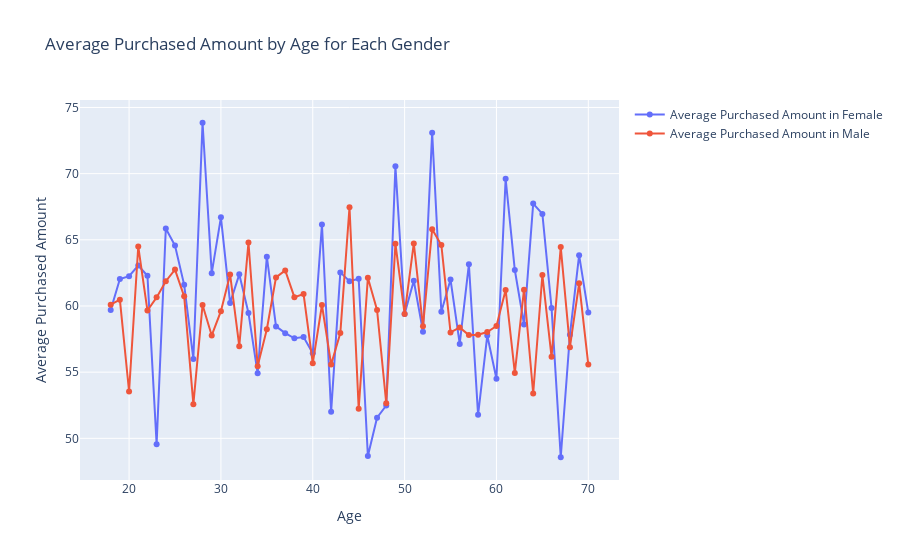

Notebook cell for this chart:
### Code cell
# Python
import plotly.graph_objects as go

# Define the genders
Genders = ["Female", "Male"]

# Create a figure
fig = go.Figure()

# Loop through each gender and create the plots
for gender in Genders:
    # Filter the dataset for the given gender
    gender_df = df[df["Gender"] == gender]

    # Calculate the average purchased amount by age
    avg_purchased_amount = gender_df.groupby("Age")["Purchase Amount (USD)"].mean()

    # Create the line plot for average purchased amount by age
    fig.add_trace(
        go.Scatter(
            x=avg_purchased_amount.index,
            y=avg_purchased_amount.values,
            mode="lines+markers",
            name=f"Average Purchased Amount in {gender}",
        )
    )

# Set titles and labels
fig.update_layout(
    title="Average Purchased Amount by Age for Each Gender",
    xaxis_title="Age",
    yaxis_title="Average Purchased Amount",
)

# Show the plot
fig.show()

### Figure 1 — Plotly figure (JSON) as saved in the notebook; plotly's stock layout.template omitted (floating-point values rounded to 4 significant figures)
{"data": [{"mode": "lines+markers", "name": "Average Purchased Amount in Female", "type": "scatter", "x": [18, 19, 20, 21, 22, 23, 24, 25, 26, 27, 28, 29, 30, 31, 32, 33, 34, 35, 36, 37, 38, 39, 40, 41, 42, 43, 44, 45, 46, 47, 48, 49, 50, 51, 52, 53, 54, 55, 56, 57, 58, 59, 60, 61, 62, 63, 64, 65, 66, 67, 68, 69, 70], "y": [59.7, 62.04, 62.25, 63.05, 62.29, 49.56, 65.86, 64.57, 61.6, 56, 73.85, 62.48, 66.7, 60.23, 62.39, 59.48, 54.91, 63.73, 58.46, 57.95, 57.56, 57.65, 56.43, 66.16, 52, 62.54, 61.87, 62.06, 48.67, 51.56, 52.48, 70.55, 59.4, 61.9, 58.06, 73.1, 59.56, 62, 57.14, 63.16, 51.78, 57.76, 54.5, 69.61, 62.72, 58.61, 67.74, 66.95, 59.86, 48.57, 57.82, 63.84, 59.5]}, {"mode": "lines+markers", "name": "Average Purchased Amount in Male", "type": "scatter", "x": [18, 19, 20, 21, 22, 23, 24, 25, 26, 27, 28, 29, 30, 31, 32, 33, 34, 35, 36, 37, 38, 39, 40, 41, 42, 43, 44, 45, 46, 47, 48, 49, 50, 51, 52, 53, 54, 55, 56, 57, 58, 59, 60, 61, 62, 63, 64, 65, 66, 67, 68, 69, 70], "y": [60.1, 60.48, 53.54, 64.5, 59.66, 60.65, 61.87, 62.75, 60.73, 52.58, 60.08, 57.77, 59.61, 62.39, 56.97, 64.8, 55.46, 58.24, 62.16, 62.69, 60.67, 60.9, 55.67, 60.07, 55.58, 57.96, 67.46, 52.23, 62.13, 59.7, 52.65, 64.7, 59.4, 64.73, 58.46, 65.8, 64.61, 58, 58.38, 57.8, 57.83, 58.03, 58.49, 61.21, 54.94, 61.23, 53.39, 62.34, 56.16, 64.45, 56.89, 61.71, 55.58]}], "layout": {"title": {"text": "Average Purchased Amount by Age for Each Gender"}, "xaxis": {"title": {"text": "Age"}}, "yaxis": {"title": {"text": "Average Purchased Amount"}}}}
